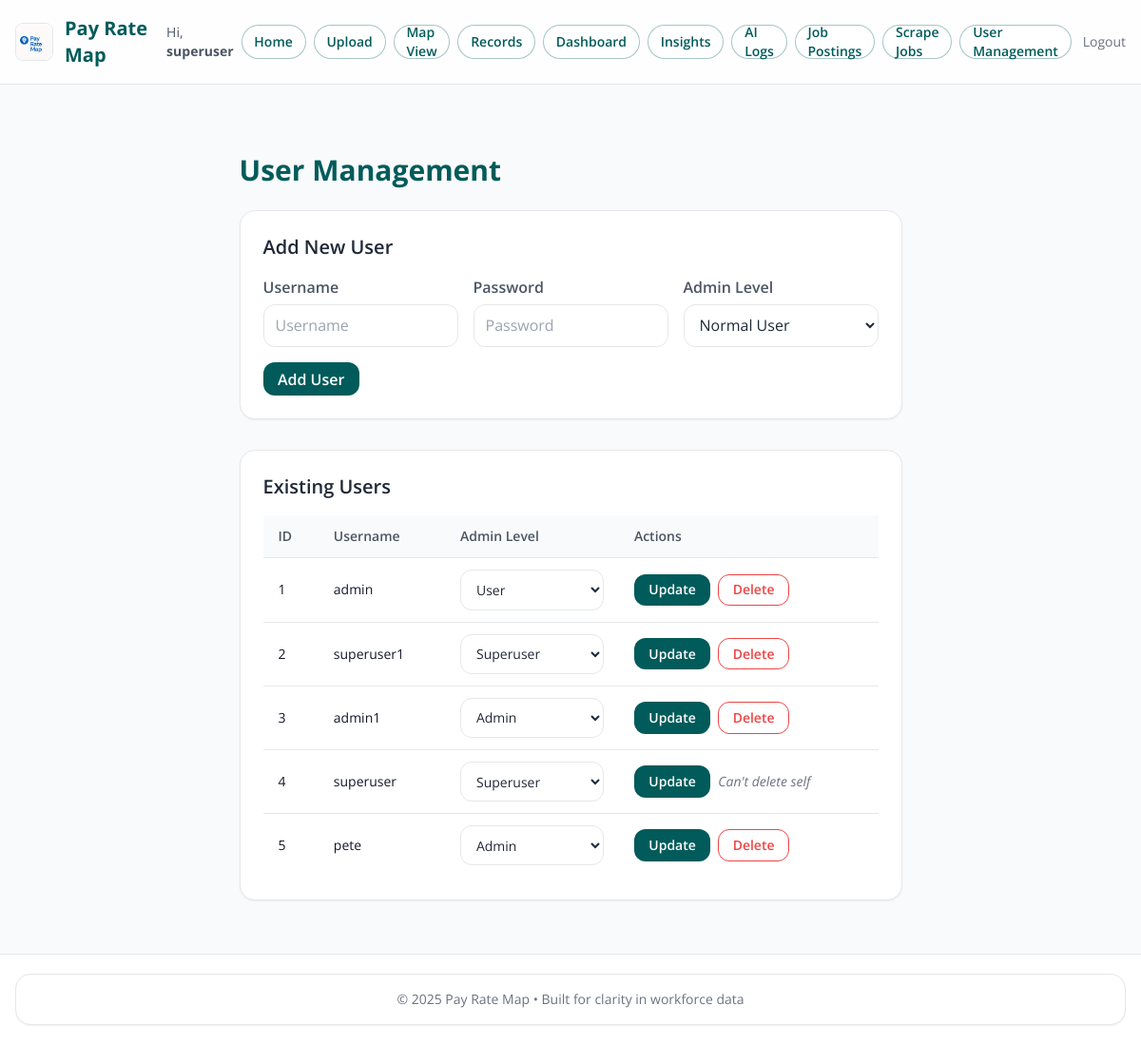
Page /admin/users (signed in) on the earlier database version.
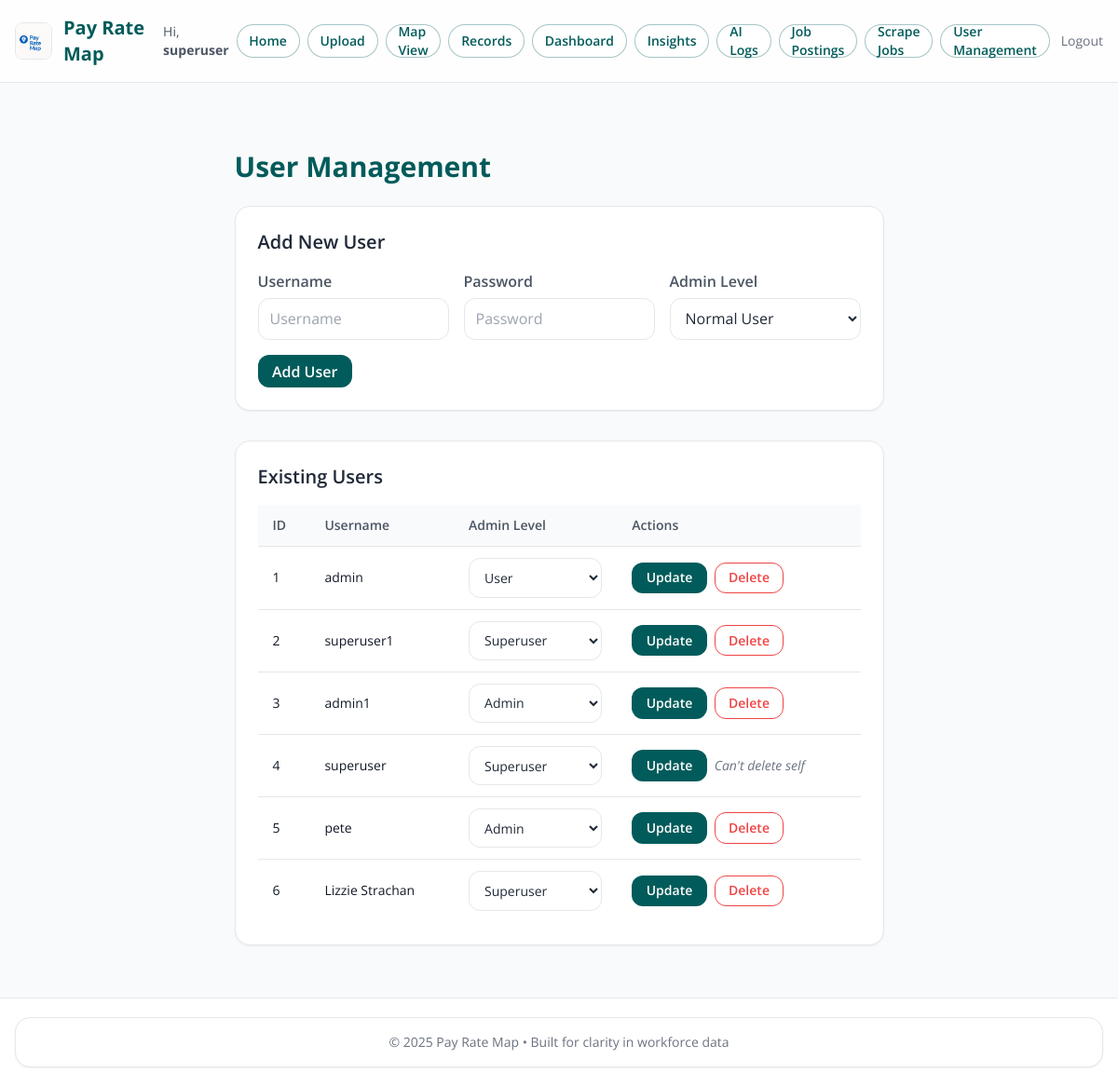
Same page on the later database version.
### models.py (models this page shows, shortened)
class User(UserMixin, db.Model):
    id = db.Column(db.Integer, primary_key=True)
    username = db.Column(db.String(150), unique=True, nullable=False)
    password = db.Column(db.String(200), nullable=False)
    admin_level = db.Column(db.Integer, default=0)  # 0=user, 1=admin, 2=superuser
    def is_superuser(self) -> bool:
        return self.admin_level == 1

### Old/app.py (the view, shortened to what this page needs)
@app.route("/admin/users", methods=["GET", "POST"])
@login_required
def manage_users():
    if not current_user.is_authenticated or not current_user.is_superuser():
        flash("Access denied – superuser only.", "error")
        return redirect(url_for("home"))
    users = User.query.all()
    return render_template("manage_users.html", users=users)

### Old/app.py (called while the page is built)
@login_manager.user_loader
def load_user(user_id: str):
    try:
        return db.session.get(User, int(user_id))
    except Exception:
        return None

@app.context_processor
def inject_now():
    return {"current_year": datetime.now(timezone.utc).year}

### app/templates/manage_users.html (shortened to what this page needs)
{% extends "base.html" %}
{% block content %}
<div class="max-w-5xl mx-auto px-2 sm:px-4 py-8">
  <h2 class="text-2xl sm:text-3xl font-bold mb-6" style="color: var(--brand);">User Management</h2>
  <section class="card p-5 sm:p-6 mb-8">
    <h3 class="text-lg sm:text-xl font-semibold text-gray-800 mb-4">Add New User</h3>
    <form method="POST" class="grid grid-cols-1 sm:grid-cols-3 gap-4">
      <div>
        <label class="label" for="username">Username</label>
        <input id="username" type="text" name="username" required class="input" placeholder="Username" />
      </div>
      <div>
        <label class="label" for="password">Password</label>
        <input id="password" type="password" name="password" required class="input" placeholder="Password" />
      </div>
      <div>
        <label class="label" for="admin_level_add">Admin Level</label>
        <select id="admin_level_add" name="admin_level" class="input">
          <option value="0">Normal User</option>
        </select>
      </div>
      <div class="sm:col-span-3">
        <button type="submit" class="btn btn-primary">Add User</button>
      </div>
    </form>
  </section>
  <section class="card p-5 sm:p-6">
    <h3 class="text-lg sm:text-xl font-semibold text-gray-800 mb-4">Existing Users</h3>
    <div class="overflow-x-auto">
      <table class="min-w-full text-sm">
        <thead class="bg-gray-50 text-left">
          <tr class="text-gray-600">
            <th class="py-3 px-4 font-semibold">ID</th>
            <th class="py-3 px-4 font-semibold">Username</th>
            <th class="py-3 px-4 font-semibold">Admin Level</th>
            <th class="py-3 px-4 font-semibold">Actions</th>
          </tr>
        </thead>
        <tbody class="bg-white">
          {% for user in users %}
          <tr class="border-t">
            <form method="POST">
              <td class="py-3 px-4 align-middle">{{ user.id }}</td>
              <td class="py-3 px-4 align-middle">{{ user.username }}</td>
              <td class="py-3 px-4 align-middle">
                <select name="admin_level" class="input">
                  <option value="0" {% if user.admin_level == 0 %}selected{% endif %}>User</option>
                  <option value="2" {% if user.admin_level == 2 %}selected{% endif %}>Admin</option>
                  <option value="1" {% if user.admin_level == 1 %}selected{% endif %}>Superuser</option>
                </select>
              </td>
              <td class="py-3 px-4 align-middle">
                <div class="flex flex-col sm:flex-row gap-2 sm:items-center">
                  <button type="submit" class="btn btn-primary">Update</button>
            </form>
            {% if current_user.id != user.id %}
              <form method="POST">
                <button type="submit" class="btn" style="border-color:#ef4444; color:#ef4444;">Delete</button>
              </form>
            {% else %}
              <span class="text-gray-500 italic">Can't delete self</span>
            {% endif %}
                </div>
          </tr>
          {% endfor %}
{% endblock %}

### app/templates/base.html (shortened to what this page needs)
<!DOCTYPE html>
<html lang="en">
<head>
  <link rel="stylesheet" href="https://cdn.jsdelivr.net/npm/tailwindcss@2.2.19/dist/tailwind.min.css" />
</head>
<body class="bg-gray-50 text-gray-900 min-h-screen flex flex-col">
  <header class="app-header border-b">
    <div class="max-w-7xl mx-auto px-4 py-4 flex justify-between items-center">
      <div class="flex items-center space-x-3">
        <img src="{{ url_for('static', filename='logo.png') }}" alt="Pay Rate Map Logo" class="h-10 w-auto rounded-lg border border-gray-200"
             onerror="this.onerror=null;this.src='{{ url_for('static', filename='logos/placeholder.png') }}';">
        <div>
          <h1 class="text-lg sm:text-xl font-bold" style="color: var(--brand);">Pay Rate Map</h1>
        </div>
      </div>
      <nav class="flex items-center gap-2 text-sm">
        {% if current_user.is_authenticated %}
          <span class="text-gray-600 hidden md:inline">Hi, <strong>{{ current_user.username }}</strong></span>
          <a href="{{ url_for('home') }}" class="nav-chip">Home</a>
          <a href="{{ url_for('upload.upload') }}" class="nav-chip">Upload</a>
          <a href="{{ url_for('maps.map_sector_select') }}" class="nav-chip">Map View</a>
          <a href="{{ url_for('records.records') }}" class="nav-chip">Records</a>
          {% if current_user.admin_level in [1, 2] %}
            <a href="{{ url_for('dashboard.dashboard') }}" class="nav-chip">Dashboard</a>
            <a href="{{ url_for('dashboard.insights') }}" class="nav-chip">Insights</a>
            <a href="{{ url_for('admin.ai_logs') }}" class="nav-chip">AI Logs</a>
            <a href="{{ url_for('admin.admin_jobs') }}" class="nav-chip">Job Postings</a>
            <a href="{{ url_for('admin.admin_job_scrape') }}" class="nav-chip">Scrape Jobs</a>
          {% endif %}
          {% if current_user.admin_level == 1 %}
            <a href="{{ url_for('admin.manage_users') }}" class="nav-chip">User Management</a>
          {% endif %}
          <a href="{{ url_for('auth.logout') }}" class="text-gray-500 hover:underline ml-1">Logout</a>
        {% else %}
          <a href="{{ url_for('auth.login') }}" class="btn btn-primary">Login</a>
        {% endif %}
      </nav>
    </div>
  </header>
  <main class="flex-grow max-w-7xl mx-auto px-4 py-6">
    {% block content %}{% endblock %}
  </main>
  <footer class="bg-white text-center text-sm text-gray-500 py-5 border-t">
    <div class="max-w-7xl mx-auto px-4">
      <div class="card p-4">
        <p>&copy; {{ current_year }} Pay Rate Map • Built for clarity in workforce data</p>
      </div>
    </div>
  </footer>
</body>
</html>

Differences in the rows shown:
added User: id "6", username "Lizzie Strachan", admin_level "Superuser"
